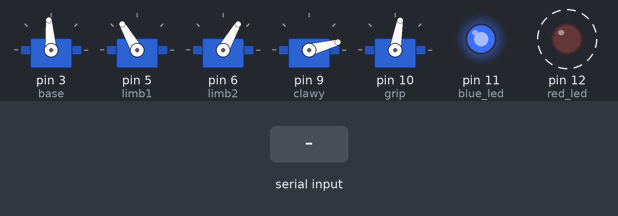
Bench run of a sketch on a simulated Arduino Uno, built with avr-gcc and run on an emulated ATmega328P. On the bench: 5 × servo, output pins drawn as LEDs (lit = HIGH). Dashed ring = blinking. The test bench sets the inputs (shaded band).

Above: at 2.4 s.
2.5 s: "metal\n" received over Serial
At 3.7 s:
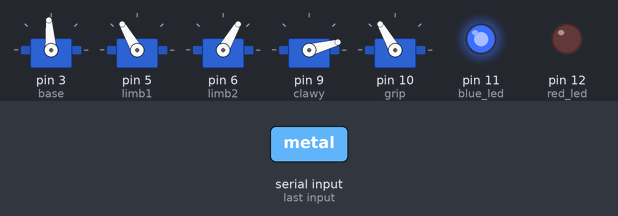
At 8.1 s:
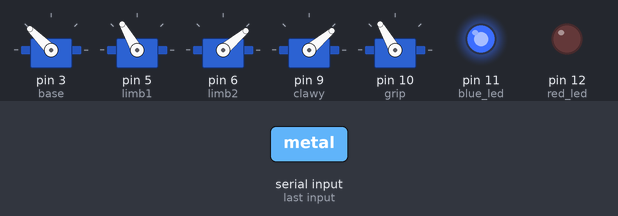
8.4 s: "plastic\n" received over Serial
At 9.8 s:
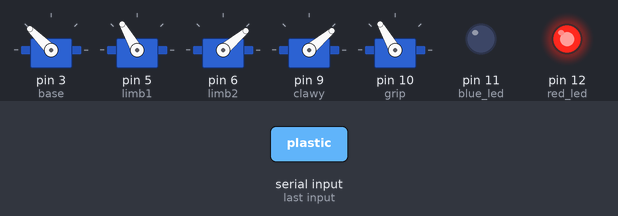
14.4 s: "other\n" received over Serial
Timing chart, 0 to 23.4 s (numbered marks = the images above; inputs shaded):
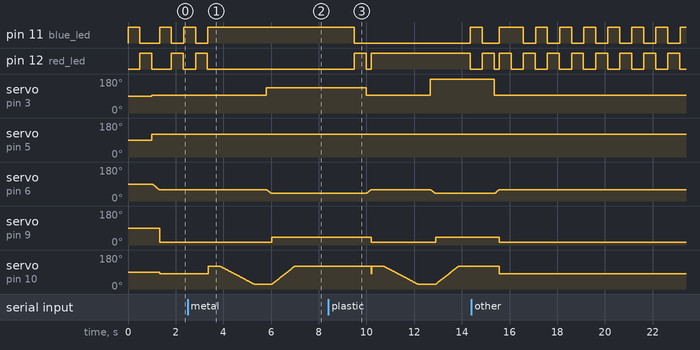

Measured:
- after the input at 2.5 s, pin 11 (blue_led): goes on until 3.3 s, then stays HIGH; pin 12 (red_led): goes on until 3.3 s, then stays LOW; servo on pin 3 (base): 94° → 135° after 3.3 s; servo on pin 6 (limb2): moves from 60° to 40° over 0.18 s, starting after 3.3 s; servo on pin 9 (clawy): 15° → 40° after 3.5 s
- by itself, pin 12 (red_led): alternates HIGH for 0.50 s and LOW for 0.82 s

The sketch:

finalProjAdhoc.ino
```cpp
#include <Servo.h>
#include <stdio.h>

Servo base;  // create Servo object to control a servo
Servo limb1;  // create Servo object to control a servo
Servo limb2;  // create Servo object to control a servo
//Servo clawx;  // create Servo object to control a servo
Servo clawy;  // create Servo object to control a servo
Servo grip;  // create Servo object to control a servo


int pos;    // variable to store the servo position
int basepos;
int limb1pos;
int limb2pos;
int clawxpos;
int clawypos;
int grippos;
int baseend;
int limb1end;
int limb2end;
//int clawxend;
int clawyend;
int gripend;

int blue_led = 11;
int red_led = 12;

void setup() {
  base.attach(3); //Servo3
  limb1.attach(5); //Servo1
  limb2.attach(6); //Servo5
  //clawx.attach(9); //Servo4
  clawy.attach(9); //Servo2
  grip.attach(10); //Servo6

  pinMode(blue_led, OUTPUT);
  pinMode(red_led, OUTPUT);

  Serial.begin(9600);
}

void loop() {
  digitalWrite(blue_led, HIGH);
  delay(500);
  digitalWrite(blue_led, LOW);

  digitalWrite(red_led, HIGH);
  delay(500);
  digitalWrite(red_led, LOW);

  starting();
  if (Serial.available() > 0) {
      // Read the incoming byte
      String incomingData = Serial.readStringUntil('\n');
      //delay(100);

      if (incomingData == "metal") {
        digitalWrite(blue_led, HIGH);
        pickWaste();
        delay(500);
        dropMetal();
        delay(2000);
        digitalWrite(blue_led, LOW);

      } else if (incomingData == "plastic") {
        digitalWrite(red_led, HIGH);
        pickWaste();
        delay(500);
        dropPlastic();
        delay(500);
        digitalWrite(red_led, LOW);
      } else if (incomingData == "other"){
        digitalWrite(red_led, HIGH);
        digitalWrite(blue_led, HIGH);
        delay(500);
        digitalWrite(red_led, LOW);
        digitalWrite(blue_led, LOW);
      }
    }
}


void starting(){
  defPos(94,120,60,15,80);
}

void pickWaste(){
  defPos(94,120,60,15,120);
  delay(500);
  grabWaste();
}

void dropPlastic(){
  defPos(180,120,40,40,25);
  relWaste();
}

void dropMetal(){
  defPos(135,120,40,40,25);
  relWaste();
}

void grabWaste(){
  grippos = grip.read();
  for (pos = grippos; pos>=25; pos -= 1){
      grip.write(pos);
      delay(15);
  }
}

void relWaste(){
  grippos = grip.read();
  for (pos = grippos; pos<=120; pos += 1){
      grip.write(pos);
      delay(10);
  }
}

void defPos(int baseend,int limb1end,int limb2end,int clawyend,int gripend){
  basepos = base.read();
  if (basepos>=baseend){
    for (pos = basepos; pos>=baseend; pos -= 1){
      base.write(pos);
    }}
  else{
    for (pos = basepos; pos<=baseend; pos += 1){
      base.write(pos);
    }}

  limb1pos = limb1.read();
  if (limb1pos>=limb1end){
    for (pos = limb1pos; pos>=limb1end; pos -= 1){
      limb1.write(pos);
    }}
  else{
    for (pos = limb1pos; pos<=limb1end; pos += 1){
      limb1.write(pos);
    }}

  limb2pos = limb2.read();
  if (limb2pos>=limb2end){
    for (pos = limb2pos; pos>=limb2end; pos -= 1){
      limb2.write(pos);
      delay(10);
    }}
  else{
    for (pos = limb2pos; pos<=limb2end; pos += 1){
      limb2.write(pos);
      delay(10);
    }}

  // clawxpos = clawx.read();
  // if (clawxpos>=clawxend){
  //   for (pos = clawxpos; pos>=clawxend; pos -= 1){
  //     clawx.write(pos);
  //   }}
  // else{
  //   for (pos = clawxpos; pos<=clawxend; pos += 1){
  //     clawx.write(pos);
  //   }}

  clawypos = clawy.read();
  if (clawypos>=clawyend){
    for (pos = clawypos; pos>=clawyend; pos -= 1){
      clawy.write(pos);
    }}
  else{
    for (pos = clawypos; pos<=clawyend; pos += 1){
      clawy.write(pos);
    }}

  grippos = grip.read();
  if (grippos>=gripend){
    for (pos = grippos; pos>=gripend; pos -= 1){
      grip.write(pos);
    }}
  else{
    for (pos = grippos; pos<=gripend; pos += 1){
      grip.write(pos);
    }}
}
```
